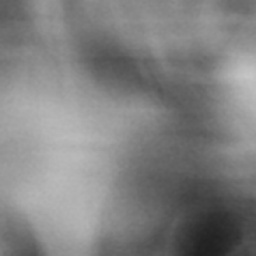
#> input picture dataset/healthy/supplemental_content93_cate1_0000_0555.jpg, 256 x 256 px; its folder holds only this picture in this run
$ jupyter execute --allow-errors caries_evaluation.ipynb   (older library calls are emulated)
#> lines starting #> are read from the running program, lines starting #| are printed output that depends on the picture
# Improving Dental Diagnostics: Risk Classification on Histogram Equalization-Enhanced X-rays
**Author:** Kurt Rainier B. Aquino
**Course:** CSAC 225 - Digital Image Processing
**Institution:** Camarines Sur Polytechnic Colleges

### Project Overview
This notebook implements an automated diagnostic pipeline to predict interproximal caries risk. It applies Global Histogram Equalization (GHE) to raw bitewing/panoramic crops to stretch their dynamic range, isolating radiolucent lesions from radiopaque enamel. Gray-Level Co-occurrence Matrix (GLCM) texture features are then extracted and fed into a Multivariate Logistic Regression model for classification.

[cell 1]
# Import required libraries
import os
import cv2
import glob
import numpy as np
import matplotlib.pyplot as plt
from skimage.feature import graycomatrix, graycoprops
from sklearn.model_selection import train_test_split
from sklearn.linear_model import LogisticRegression
from sklearn.metrics import accuracy_score, classification_report
from sklearn.metrics import confusion_matrix, ConfusionMatrixDisplay

print("Libraries imported successfully!")

### 1. Digital Image Processing Functions
This section contains the core algorithms based on the proposed methodology:
* **GHE:** Stretches the 0-255 grayscale spectrum.
* **CII (Contrast Improvement Index):** Quantifies the enhancement performance.
* **GLCM:** Extracts mathematical texture features (Contrast, Homogeneity, Energy, Correlation) from the enhanced image.

[cell 2]
def calculate_cii(original, enhanced):
    """
    Calculates the Contrast Improvement Index (CII) using standard deviation (RMS contrast).
    """
    c_orig = np.std(original)
    c_enh = np.std(enhanced)

    if c_orig == 0:
        return 1.0
    return c_enh / c_orig

def extract_features_and_evaluate(image_path):
    """
    Preprocesses the image, applies GHE, extracts GLCM features, and calculates CII.
    """
    # Load and standardize the image
    img = cv2.imread(image_path, cv2.IMREAD_GRAYSCALE)
#> img is the input picture: shape (256, 256); min 32, max 198, mean 128.6
    if img is None:
        return None, None
    img = cv2.resize(img, (256, 256))

    # Apply Global Histogram Equalization (GHE)
    ghe_img = cv2.equalizeHist(img)
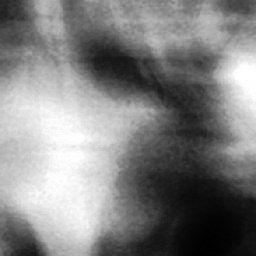
#> ghe_img: shape (256, 256); min 0, max 255, mean 128.7

    # Calculate CII
    cii_value = calculate_cii(img, ghe_img)
#> in calculate_cii, `c_orig = np.std(original)`: c_orig = 32.87
#> in calculate_cii, `c_enh = np.std(enhanced)`: c_enh = 73.73
#> cii_value = 2.24

    # Extract GLCM Features from the ENHANCED image
    glcm = graycomatrix(ghe_img, distances=[1], angles=[0], levels=256, symmetric=True, normed=True)
    contrast = graycoprops(glcm, 'contrast')[0, 0]
#> contrast = 12.29
    homogeneity = graycoprops(glcm, 'homogeneity')[0, 0]
#> homogeneity = 0.427
    energy = graycoprops(glcm, 'energy')[0, 0]
#> energy = 0.0448
    correlation = graycoprops(glcm, 'correlation')[0, 0]
#> correlation = 0.999

    features = [contrast, homogeneity, energy, correlation]
#> features = [12.29, 0.427, 0.0448, 0.999]

    return features, cii_value

### 2. Dataset Construction
Here, we iterate through the dataset directories, applying our Digital Image Processing pipeline to every image, extracting the features, and assigning labels (`0` for Healthy, `1` for Caries).

*(Note: Ensure your dataset is located in the paths specified below prior to running this cell).*

[cell 3]
# Define dataset paths
healthy_path = "dataset/healthy/*.jpg" # Update to .png if necessary
caries_path = "dataset/caries/*.jpg"   # Update to .png if necessary

X = [] # Feature vectors
y = [] # Labels
cii_scores = [] # CII metrics

print("Processing Healthy Dataset...")
for img_path in glob.glob(healthy_path):
    feats, cii = extract_features_and_evaluate(img_path)
#> feats = [12.29, 0.427, 0.0448, 0.999]; cii = 2.24
    if feats:
        X.append(feats)
        y.append(0)
        cii_scores.append(cii)

print("Processing Caries Dataset...")
for img_path in glob.glob(caries_path):
    feats, cii = extract_features_and_evaluate(img_path)
    if feats:
        X.append(feats)
        y.append(1)
        cii_scores.append(cii)

X = np.array(X)
#> X = [[12.29, 0.427, 0.0448, 0.999]]
y = np.array(y)

print("--------------------------------------------------")
print(f"Dataset Built Successfully: {len(X)} total images processed.")
#| Dataset Built Successfully: 1 total images processed.
if len(cii_scores) > 0:
    print(f"Average Contrast Improvement Index (CII): {np.mean(cii_scores):.4f}")
#| Average Contrast Improvement Index (CII): 2.2428
print("--------------------------------------------------")

### 3. Model Training & Evaluation
Using the extracted texture features, we train a Multivariate Logistic Regression model. The dataset is split 80/20 for training and testing.

#> (a cell that did not finish here is left out)

### 4. Visualizing the Results
A confusion matrix provides a clear visual representation of the model's performance, showing true positives, true negatives, false positives, and false negatives.

#> (a cell that did not finish here is left out)

[cell 6]
# [53 lines left out: function visualize_panoramic_transformation, not called in this run]

[cell 7]
def extract_comparative_features(image_path):
    """
    Extracts GLCM features from BOTH the raw and enhanced images.
    *FIX APPLIED*: Added Median Filtering to prevent GHE noise amplification.
    """
    img = cv2.imread(image_path, cv2.IMREAD_GRAYSCALE)
    if img is None: return None, None
    img = cv2.resize(img, (256, 256))

    denoised_img = cv2.medianBlur(img, 3)
    ghe_img = cv2.equalizeHist(denoised_img)

    # Extract features from RAW image (The Baseline)
    glcm_raw = graycomatrix(img, distances=[1], angles=[0], levels=256, symmetric=True, normed=True)
    raw_feats = [graycoprops(glcm_raw, p)[0, 0] for p in ['contrast', 'homogeneity', 'energy', 'correlation']]
#> raw_feats = [1.99, 0.567, 0.0434, 0.999]

    # Extract features from ENHANCED image (Your Proposed Method)
    glcm_ghe = graycomatrix(ghe_img, distances=[1], angles=[0], levels=256, symmetric=True, normed=True)
    ghe_feats = [graycoprops(glcm_ghe, p)[0, 0] for p in ['contrast', 'homogeneity', 'energy', 'correlation']]
#> ghe_feats = [10.2, 0.496, 0.0487, 0.999]

    return raw_feats, ghe_feats

# 1. Build the Comparative Datasets
X_raw, X_ghe, y = [], [], []

print("Extracting features (Applying Median Filter + GHE)...")
for img_path in glob.glob("dataset/healthy/*.jpg"):
    r_feats, g_feats = extract_comparative_features(img_path)
#> r_feats = [1.99, 0.567, 0.0434, 0.999]; g_feats = [10.2, 0.496, 0.0487, 0.999]
    if r_feats:
        X_raw.append(r_feats); X_ghe.append(g_feats); y.append(0)

for img_path in glob.glob("dataset/caries/*.jpg"):
    r_feats, g_feats = extract_comparative_features(img_path)
    if r_feats:
        X_raw.append(r_feats); X_ghe.append(g_feats); y.append(1)

X_raw, X_ghe, y = np.array(X_raw), np.array(X_ghe), np.array(y)
#> X_raw = [[1.99, 0.567, 0.0434, 0.999]]; X_ghe = [[10.2, 0.496, 0.0487, 0.999]]; y = [0]

# 2. Split the data identically for a fair comparison
#> (the rest of this cell did not finish here and is left out)


$ run again, on dataset/healthy/supplemental_content93_cate2_0008_0779.jpg
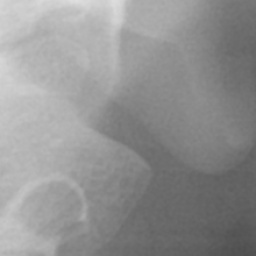
#> input picture dataset/healthy/supplemental_content93_cate2_0008_0779.jpg, 256 x 256 px
#> in extract_features_and_evaluate, img is the input picture: shape (256, 256); min 78, max 224, mean 145.6
#> in extract_features_and_evaluate, `ghe_img = cv2.equalizeHist(img)`:
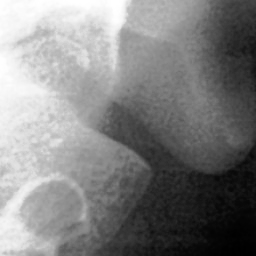
#> ghe_img: shape (256, 256); min 0, max 255, mean 128.7
#> c_orig = 32.41
#> c_enh = 73.57
#> cii_value = 2.27
#> contrast = 11.3
#> homogeneity = 0.438
#> energy = 0.0472
#> correlation = 0.999
#> features = [11.3, 0.438, 0.0472, 0.999]
#> cii = 2.27
#> X = [[11.3, 0.438, 0.0472, 0.999]]
#| Dataset Built Successfully: 1 total images processed.
#| Average Contrast Improvement Index (CII): 2.2695
#> raw_feats = [1.84, 0.592, 0.0465, 0.999]
#> ghe_feats = [8.69, 0.537, 0.0536, 0.999]
#> r_feats = [1.84, 0.592, 0.0465, 0.999]; g_feats = [8.69, 0.537, 0.0536, 0.999]
#> X_raw = [[1.84, 0.592, 0.0465, 0.999]]; X_ghe = [[8.69, 0.537, 0.0536, 0.999]]; y = [0]

$ run again, on dataset/healthy/supplemental_content93_cate2_0008_0783.jpg
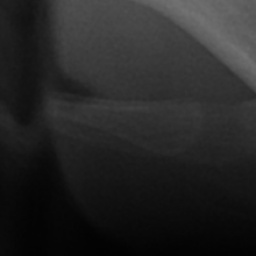
#> input picture dataset/healthy/supplemental_content93_cate2_0008_0783.jpg, 256 x 256 px
#> in extract_features_and_evaluate, img is the input picture: shape (256, 256); min 2, max 115, mean 37.6
#> in extract_features_and_evaluate, `ghe_img = cv2.equalizeHist(img)`:
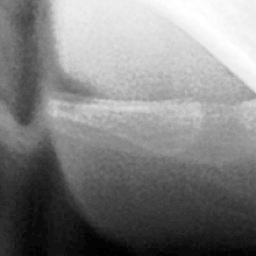
#> ghe_img: shape (256, 256); min 0, max 255, mean 128.9
#> c_orig = 26.43
#> c_enh = 73.21
#> cii_value = 2.77
#> contrast = 9
#> homogeneity = 0.589
#> energy = 0.076
#> correlation = 0.999
#> features = [9, 0.589, 0.076, 0.999]
#> cii = 2.77
#> X = [[9, 0.589, 0.076, 0.999]]
#| Dataset Built Successfully: 1 total images processed.
#| Average Contrast Improvement Index (CII): 2.7702
#> raw_feats = [0.969, 0.726, 0.0755, 0.999]
#> ghe_feats = [6.86, 0.676, 0.0834, 0.999]
#> r_feats = [0.969, 0.726, 0.0755, 0.999]; g_feats = [6.86, 0.676, 0.0834, 0.999]
#> X_raw = [[0.969, 0.726, 0.0755, 0.999]]; X_ghe = [[6.86, 0.676, 0.0834, 0.999]]; y = [0]

$ run again, on dataset/healthy/supplemental_content93_cate2_0008_0789.jpg
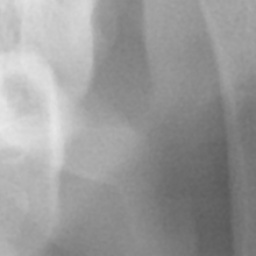
#> input picture dataset/healthy/supplemental_content93_cate2_0008_0789.jpg, 256 x 256 px
#> in extract_features_and_evaluate, img is the input picture: shape (256, 256); min 90, max 233, mean 153.7
#> in extract_features_and_evaluate, `ghe_img = cv2.equalizeHist(img)`:
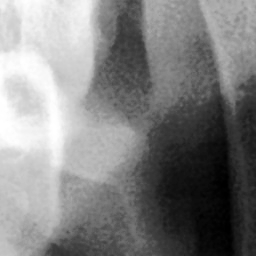
#> ghe_img: shape (256, 256); min 0, max 255, mean 128.7
#> c_orig = 32.89
#> c_enh = 73.44
#> cii_value = 2.23
#> contrast = 14.79
#> homogeneity = 0.421
#> energy = 0.0454
#> correlation = 0.999
#> features = [14.79, 0.421, 0.0454, 0.999]
#> cii = 2.23
#> X = [[14.79, 0.421, 0.0454, 0.999]]
#| Dataset Built Successfully: 1 total images processed.
#| Average Contrast Improvement Index (CII): 2.2332
#> raw_feats = [2.48, 0.563, 0.045, 0.999]
#> ghe_feats = [11.89, 0.513, 0.0512, 0.999]
#> r_feats = [2.48, 0.563, 0.045, 0.999]; g_feats = [11.89, 0.513, 0.0512, 0.999]
#> X_raw = [[2.48, 0.563, 0.045, 0.999]]; X_ghe = [[11.89, 0.513, 0.0512, 0.999]]; y = [0]

$ run again, on dataset/healthy/supplemental_content93_cate1_0001_0562.jpg
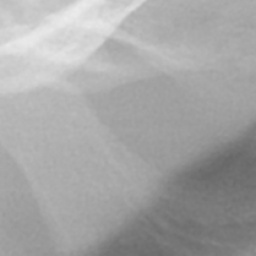
#> input picture dataset/healthy/supplemental_content93_cate1_0001_0562.jpg, 256 x 256 px
#> in extract_features_and_evaluate, img is the input picture: shape (256, 256); min 103, max 236, mean 164.7
#> in extract_features_and_evaluate, `ghe_img = cv2.equalizeHist(img)`:
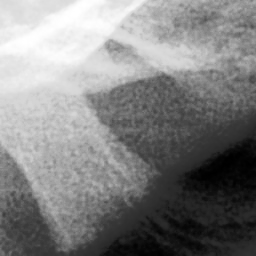
#> ghe_img: shape (256, 256); min 0, max 255, mean 129.3
#> c_orig = 27.91
#> c_enh = 73.51
#> cii_value = 2.63
#> contrast = 21.52
#> homogeneity = 0.475
#> energy = 0.0639
#> correlation = 0.998
#> features = [21.52, 0.475, 0.0639, 0.998]
#> cii = 2.63
#> X = [[21.52, 0.475, 0.0639, 0.998]]
#| Dataset Built Successfully: 1 total images processed.
#| Average Contrast Improvement Index (CII): 2.6339
#> raw_feats = [1.45, 0.63, 0.063, 0.999]
#> ghe_feats = [15.19, 0.583, 0.0731, 0.999]
#> r_feats = [1.45, 0.63, 0.063, 0.999]; g_feats = [15.19, 0.583, 0.0731, 0.999]
#> X_raw = [[1.45, 0.63, 0.063, 0.999]]; X_ghe = [[15.19, 0.583, 0.0731, 0.999]]; y = [0]
